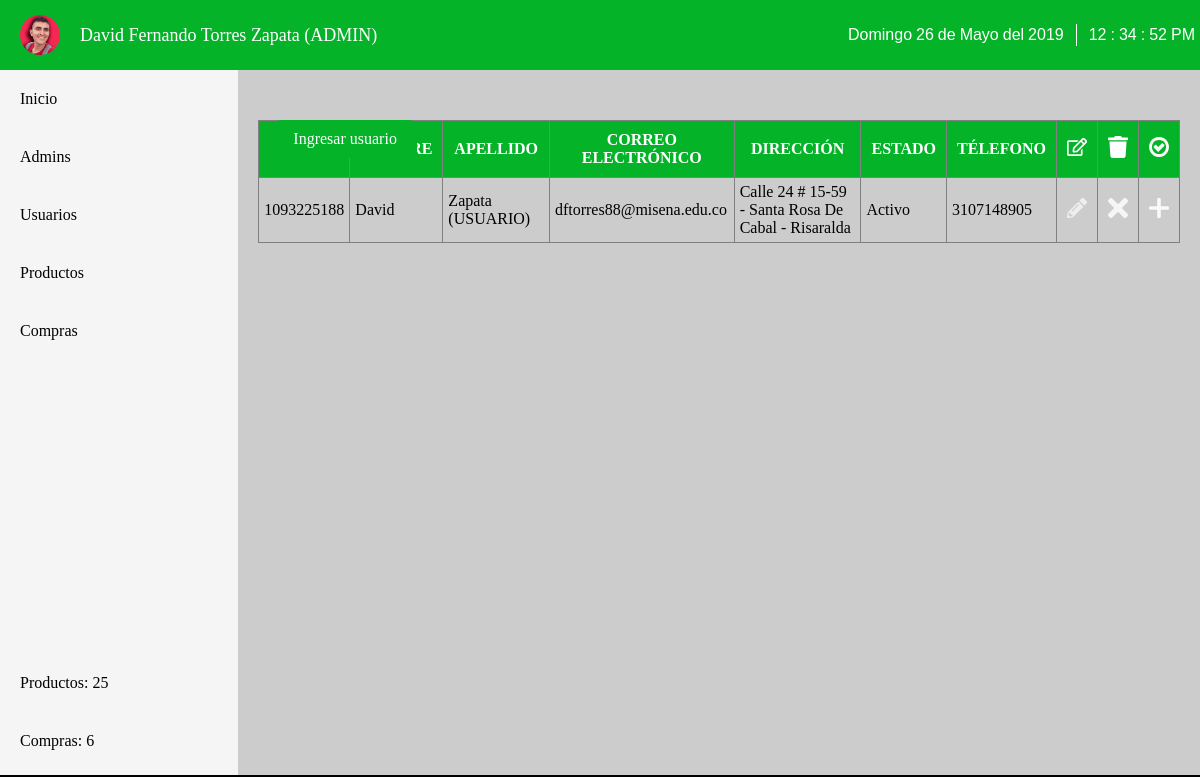
Page /admin/views/user.php (signed in) on the committed database.
### tables this page shows
CREATE TABLE `usuarios` (
  `id` int(11) PRIMARY KEY NOT NULL AUTO_INCREMENT,
  `cc` varchar(15) NOT NULL,
  `nombre` varchar(45) NOT NULL,
  `apellido` varchar(45) NOT NULL,
  `email` varchar(150) NOT NULL,
  `password` varchar(150) NOT NULL,
  `direccion` varchar(100) NOT NULL,
  `telefono` varchar(20) DEFAULT NULL,
  `estado` enum('activo','inactivo') NOT NULL DEFAULT 'activo'
);

### admin/views/user.php (the view, shortened to what this page needs)
<?php
	if (isset($_SESSION['ident'])) {
		include('../../controllers/conexion.php');
		$id = $_SESSION['ident'];
		$query= "SELECT * FROM admins WHERE id = '$id';";
		$consulta = mysqli_query($conexion, $query);
		$mostrar = mysqli_fetch_array($consulta);
		$query2= "SELECT * FROM usuarios";
		$consulta2 = mysqli_query($conexion, $query2);
		if ($result = $conexion->query("SELECT * FROM productos")) {
	    $row_cnt = $result->num_rows;
		}
	    if ($result2 = $conexion->query("SELECT * FROM compras")) {
	    $row_cnt2 = $result2->num_rows;
}
?>
<!DOCTYPE html>
<html lang="en">
<head>
	<link rel="stylesheet" href="../css/index.css">
	<link rel="stylesheet" href="../css/dataTables.css">
</head>
<body>
	<div class="container">
		<header class="content-header">
			<nav class="main-nav">
				<div class="content-user">
						<img src="<?php echo '../'.$mostrar['foto']; ?>" alt="img" class="content-img">
						<p class="text"> <?php echo $mostrar['nombre']; ?> <?php echo $mostrar['apellido']; ?></p>
				</div>
				<div class="container-menu">
					<div class="todo">
						<div class="caja">
							<div class="fecha">
								<p id="diaSemana" class="diaSemana"></p>
								<p id="dia" class="dia"></p>
								<p>de</p>
								<p id="mes" class="mes"></p>
								<p>del</p>
								<p id="year" class="year"></p>
							</div>
							<div class="reloj">
								<p id="horas" class="horas"></p>
								<p>:</p>
								<p id="minutos" class="minutos"></p>
								<p>:</p>
								<p id="segundos" class="segundos"></p>
								<p id="ampm" class="ampm"></p>
							</div>
						</div>
    				</div>
				</div>
			</nav>
		</header>
		<section>
			<aside class="container-aside">
					<ul class="aside-list">
						<li class="aside-item">
							<a href="index.php">Inicio</a>
						</li>
						<li class="aside-item">
							<a href="admin.php">Admins</a>
						</li>
						<li class="aside-item">
							<a href="#">Usuarios</a>
						</li>
						<li class="aside-item">
							<a href="productos.php">Productos</a>
						</li>
						<li class="aside-item">
							<a href="productos.php">Compras</a>
						</li>
					</ul>
					<ul class="aside-list ultimo">
						<a href="#">Productos: <?php echo $row_cnt; ?></a>
						<a href="#">Compras:  <?php echo $row_cnt2; ?></a>
					</ul>
			</aside>
			<article  class="container-article">
					<div class="input-group">
						<a href="#" id="ingresar-usuario">Ingresar usuario</a>
					</div>
					<div class="container-info">
						<div class="content-info">
							<table border="1px" id="table_id">
								<thead>
									<tr>
										<th>CC/NIT</th>
										<th>Nombre</th>
										<th>Apellido</th>
										<th>Correo electrónico</th>
										<th>Dirección</th>
										<th>Estado</th>
										<th>Télefono</th>
										<th><img src="../img/editar.svg" alt="Editar"></th>
										<th><img src="../img/borrar.svg" alt="Borrar"></th>
										<th><img src="../img/check.svg" alt="Agregar"></th>
									</tr>
								</thead>
								<tbody>
									<?php
									while ($mostrar2 = mysqli_fetch_array($consulta2)) {
										?>
										<tr>
											<td><?php echo $mostrar2['cc']; ?></td>
											<td><?php echo $mostrar2['nombre']; ?></td>
											<td><?php echo $mostrar2['apellido']; ?></td>
											<td class="lower-case"><?php echo $mostrar2['email']; ?></td>
											<td><?php echo $mostrar2['direccion']; ?></td>
											<td><?php echo $mostrar2['estado']; ?></td>
											<td><?php echo $mostrar2['telefono']; ?></td>
											<td class="center"><img src="../img/editando.svg" alt="Editando" class="editar-formulario"></td>
											<td class="center"><a href="../../controllers/admins/eliminar.usuario.php?id=<?php echo $mostrar2['id']; ?>"><img src="../img/borrando.svg" alt="Eliminar" class="eliminar-formulario"></a></td>
											<td class="center"><a href="../../controllers/admins/activar.usuario.php?id=<?php echo $mostrar2['id']; ?>"><img src="../img/plus.svg" alt="Activar" class="eliminar-formulario"></a></td>
										</tr>
											<?php
										}
										?>
								</tbody>
							</table>
						</div>
					</div>
			</article>
		</section>
	</div>
</body>
</html>
<?php
}
	else{
		echo '<script languaje="javascript">
		var mensaje ="Usted no tiene acceso a este contenido, por favor inicie sesión";
		alert(mensaje);
		window.location.href= "../"
		</script>';
	}
?>

### admin/css/index.css (style rules this page uses)
body:after { content:"Hecho por compañia S.S "; position: absolute; bottom: 0; right: 0; width: 100vw; background-color: black; color:white; text-align: right; padding: 5px 30px; font-size: 12px; }
* { margin: 0; padding: 0; box-sizing: border-box; }
.container { position: relative; width: 100%; height: 100vh; background-color: #ccc; overflow-y:scroll; }
.content-header { position: relative; top: 0; left: 0; width: 100%; background-color: #05B329; z-index: 100000; padding-right: 20px; }
.content-header .main-nav { width: 100%; display: flex; justify-content: space-between; align-items: center; margin: auto; }
.content-header .main-nav .content-user { display: flex; align-items: center; font-size: 18px; color:white; text-transform: capitalize; padding-left: 20px; cursor:none; }
.content-img { width: 40px; height: 40px; border-radius: 50%; margin-right: 30px; margin-right: 20px; }
.container-menu { position: relative; width: 30%; padding: 20px; display: flex; }
.todo { position: relative; top: 0; left: 0; display: flex; justify-content: center; align-items: center; color:white; }
.caja { width: 100%; display: flex; }
.caja p { font-size: 16px; margin: 2px; }
.fecha { display: flex; align-items: center; font-family: Oswald,arial; }
.reloj { display: flex; font-family: oswald,arial; width: 100%; border-left: 1px solid white; margin: 0 10px; padding:0 10px; }
section { display: flex; }
.container-aside { position: relative; top: 0; left: 0; width: 300px; height: 90vh; background-color: rgba(255,255,255,.8); display: flex; flex-direction: column; justify-content: space-between; padding: 0 0 20px; }
.container-aside .aside-list a { display: block; padding: 20px; text-decoration: none; text-transform: capitalize; transition: all linear .3s; color:black; }
.container-article { position: relative; width: 100vw; height: 90vh; padding: 20px; }
.container-article .input-group { display: flex; justify-content: space-between; margin: 15px 0 15px; }
.input-group a { padding: 10px 20px; background-color: #05B329; color:white; text-decoration: none; border-radius: 8px; transition: all linear .3s; }
.container-info { position: relative; width: 100%; height: 90%; display: flex; flex-direction: column; justify-content: center; align-items: flex-end; }
.container-info .content-info { position: relative; width: 100%; height: 80%; overflow-y:scroll; }
.container-info .content-info table { width: 100%; border-collapse: collapse; }
.container-info .content-info table th { background-color:#05B329; color:white; padding: 10px; cursor:pointer; text-transform: uppercase; }
.container-info .content-info table img { width: 20px; cursor:pointer; }
.container-info .content-info table td, .container-info .content-info table tr { transition: all linear .3s; }
.container-info .content-info table td { padding: 5px; text-transform: capitalize; }
.container-info .content-info table td.lower-case { text-transform: lowercase; }
.container-info .content-info table td.center { text-align: center; }

### admin/css/dataTables.css (style rules this page uses)
.container-info { justify-content: flex-start; align-items: flex-start; }
#ingresar-producto, #ingresar-admin, #ingresar-usuario { position: absolute; top: 50px; left: 35px; z-index: 100; }

### rows in the picture
usuarios: cc "1093225188", nombre "David", apellido "Zapata (USUARIO)", email "dftorres88@misena.edu.co", direccion "Calle 24 # 15-59 - Santa Rosa De Cabal - Risaralda", estado "Activo", telefono "3107148905"

### other values in the picture
$mostrar['nombre'] "David Fernando"
$mostrar['apellido'] "Torres Zapata (ADMIN)"
$row_cnt "25"
$row_cnt2 "6"
